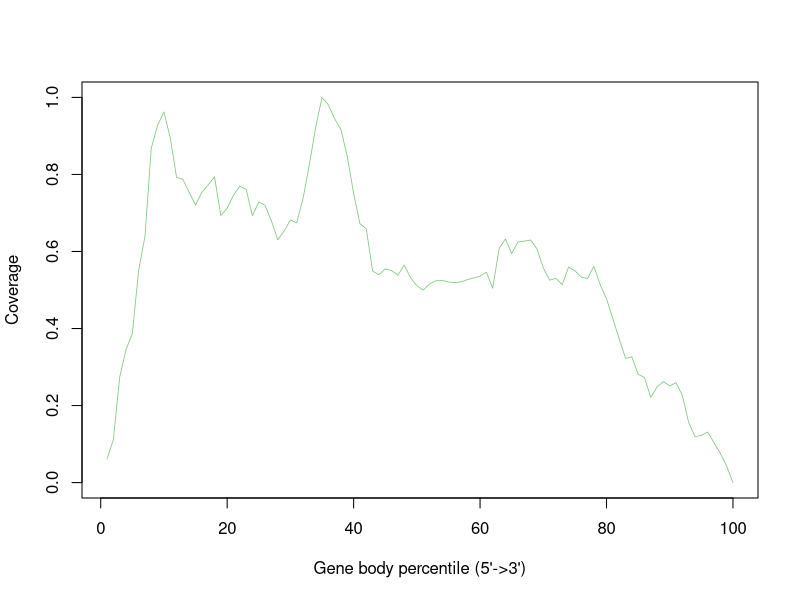

The R script that drew this image:
step2.1_Star_head_1_Aligned.sortedByCoord.out <- c(0.0615384615385,0.111538461538,0.273557692308,0.345192307692,0.387019230769,0.550961538462,0.638942307692,0.86875,0.927884615385,0.962019230769,0.894711538462,0.792307692308,0.787019230769,0.753365384615,0.720673076923,0.753846153846,0.773076923077,0.79375,0.692788461538,0.7125,0.746153846154,0.769711538462,0.761538461538,0.692788461538,0.728365384615,0.719711538462,0.679326923077,0.630288461538,0.652884615385,0.681730769231,0.674519230769,0.7375,0.825480769231,0.922596153846,1.0,0.980769230769,0.944711538462,0.916346153846,0.846153846154,0.750961538462,0.672115384615,0.659134615385,0.549519230769,0.539423076923,0.554807692308,0.550480769231,0.538461538462,0.564903846154,0.532211538462,0.511057692308,0.499519230769,0.515865384615,0.524038461538,0.525,0.520673076923,0.519230769231,0.521153846154,0.526923076923,0.53125,0.536057692308,0.546153846154,0.504326923077,0.606730769231,0.632692307692,0.594711538462,0.624519230769,0.626923076923,0.629807692308,0.606730769231,0.557692307692,0.525480769231,0.530288461538,0.513461538462,0.559615384615,0.55,0.533653846154,0.529807692308,0.561538461538,0.513461538462,0.477403846154,0.425,0.373557692308,0.322596153846,0.326442307692,0.28125,0.272596153846,0.221153846154,0.248557692308,0.2625,0.250961538462,0.259615384615,0.225961538462,0.155769230769,0.119230769231,0.122596153846,0.13125,0.103365384615,0.0759615384615,0.0427884615385,0.0)


pdf("step3.1_head_1.geneBodyCoverage.curves.pdf")
x=1:100
icolor = colorRampPalette(c("#7fc97f","#beaed4","#fdc086","#ffff99","#386cb0","#f0027f"))(1)
plot(x,step2.1_Star_head_1_Aligned.sortedByCoord.out,type='l',xlab="Gene body percentile (5'->3')", ylab="Coverage",lwd=0.8,col=icolor[1])
dev.off()
